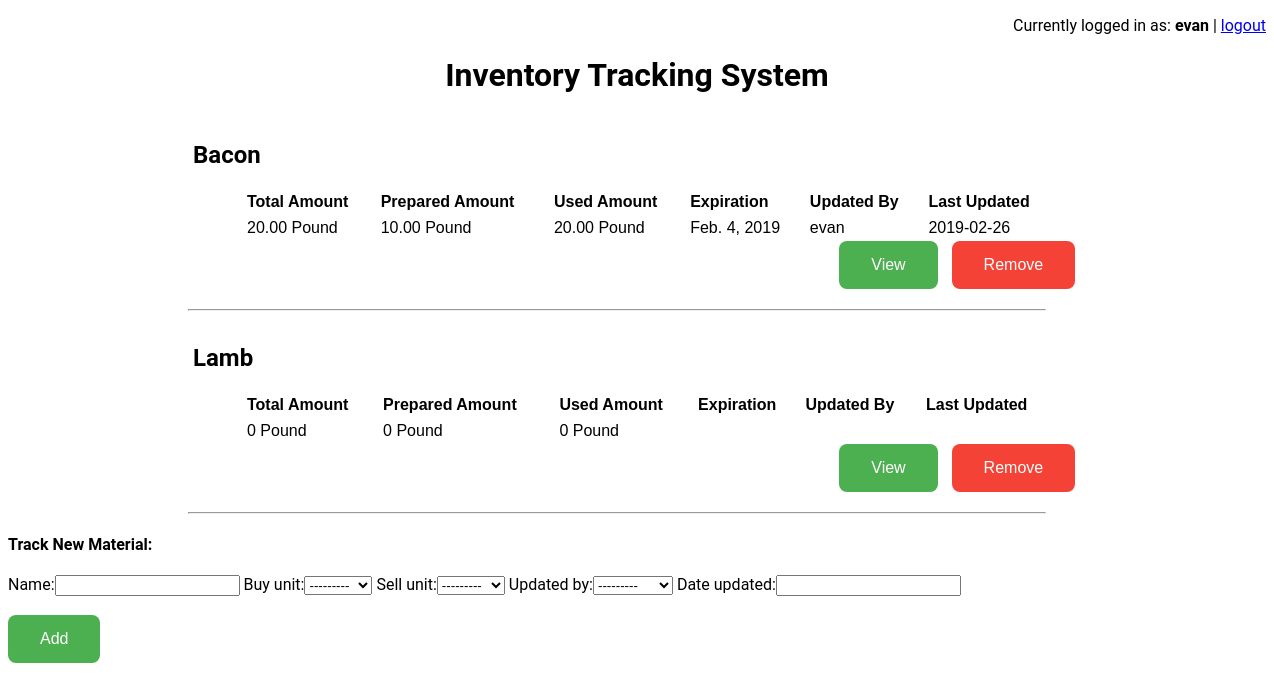
Screenshot of /is/material/ (signed in) with the database file from the repository.
### InventorySystem/models.py (models this page shows, shortened)
class MaterialType(models.Model):
    id = models.AutoField(primary_key=True)
    name = models.CharField(max_length=100)
    buy_unit = models.ForeignKey(UnitLookup, on_delete=models.CASCADE, related_name='buy_unit')
    sell_unit = models.ForeignKey(UnitLookup, on_delete=models.CASCADE, related_name='sell_unit')
    updated_by = models.ForeignKey(User, null=True, on_delete=models.CASCADE)
    date_updated = models.DateField(null=True)
    '''buy_unit_cost = models.DecimalField(max_digits=6, decimal_places=2)'''
    '''sell_unit_cost = models.DecimalField(max_digits=6, decimal_places=2)'''

class UnitLookup(models.Model):
    id = models.AutoField(primary_key=True)
    name = models.CharField(max_length=15)
    def __str__(self):
        return self.name

class Material(models.Model):
    id = models.AutoField(primary_key=True)
    initial_amount = models.DecimalField(max_digits=6, decimal_places=2)
    current_amount = models.DecimalField(max_digits=6, decimal_places=2)
    prepared_amount = models.DecimalField(max_digits=6, decimal_places=2)
    expiration_date = models.DateField()
    '''notification_days = models.IntegerField()'''
    material_type = models.ForeignKey(MaterialType, on_delete=models.CASCADE)
    '''restaurant = models.ForeignKey(Restaurant, on_delete=models.CASCADE)'''

### InventorySystem/views.py (the view)
# urls.py: path('material/', total_amounts),
def total_amounts(request):
    materials = []
    for material_type in MaterialType.objects.all():
        material_obj = {'name': material_type.name}
        material_obj['id'] = material_type.id
        total_amount = 0
        prepared_amount = 0
        total_initial_amount = 0
        used_amount = 0
        if len(Material.objects.filter(material_type=material_type)) == 0:
            material_obj['total_amount'] = 0
            material_obj['prepared_amount'] = 0
            material_obj['used_amount'] = 0
            material_obj['buy_unit'] = material_type.buy_unit
            materials.append(material_obj)
            continue
        earliest_expiration_material = Material.objects.filter(material_type=material_type).latest('-expiration_date')
        expiration_date = earliest_expiration_material.expiration_date
        material_obj['expiration_date'] = expiration_date
        for material in Material.objects.filter(material_type=material_type):
            total_amount += material.current_amount
            prepared_amount += material.prepared_amount
            total_initial_amount += material.initial_amount
        used_amount = total_initial_amount - total_amount
        material_obj['total_amount'] = total_amount
        material_obj['prepared_amount'] = prepared_amount
        material_obj['used_amount'] = used_amount
        material_obj['buy_unit'] = material_type.buy_unit.name
        material_obj['updated_by'] = material_type.updated_by
        material_obj['date_updated'] = material_type.date_updated.strftime('%Y-%m-%d')
        materials.append(material_obj)
    return render(request, 'total_amount.html', {'materials': materials, 'form': {'mat': {'id': 0}, 'form': MaterialTypeForm()}})

### templates/total_amount.html (shortened to what this page needs)
<!DOCTYPE html>
<html lang="en">
<head>
</head>
<body>
    {% block content %}
    {% if user.is_authenticated %}
        <div>
            <div class = log-out>
                <p>Currently logged in as:
                    <b>
                        {{ request.user.username }}
                    </b>
                    |
                    <a href="{% url 'logout' %}">logout</a>
                </p>
             </div>
            <h1>Inventory Tracking System</h1>
        </div>
        {% for material in materials %}
            <div class="material-span">
                <h2>{{ material.name }}</h2>
                <div class="material-card">
                    <table>
                        <tr>
                            <th>Total Amount</th>
                            <th>Prepared Amount</th>
                            <th>Used Amount</th>
                            <th>Expiration</th>
                            <th>Updated By</th>
                            <th>Last Updated</th>
                        </tr>
                        <tr>
                            <td>{{ material.total_amount }} {{ material.buy_unit}}</td>
                            <td>{{ material.prepared_amount }} {{ material.buy_unit }}</td>
                            <td>{{ material.used_amount }} {{ material.buy_unit }}</td>
                            <td>{{ material.expiration_date }}</td>
                            <td>{{ material.updated_by }}</td>
                            <td>{{ material.date_updated}}</td>
                        </tr>
                    </table>
                </div>
                <div class="button-div"><form>
                    <button class="page-button" type="submit" formaction="/is/material/summary/{{ material.name }}">View</button>
                    <button class="delete-button" type="submit" formaction="/is/material/type/remove/{{ material.id }}">Remove</button>
                </form></div>
            </div>
            <div class = "hr-div"><hr></div>
        {% endfor %}
           <h4>Track New Material:</h4>
            <form class="material-form new-form" method="post" action="/is/material/type/update/{{ form.mat.id }}">
                {{ form.form }}
                <br/>
                <div class = "add-button-div">
                    <br/>
                     <button class="page-button" type="submit">Add</button>
                </div>
            </form>
    {% else %}
        <p>You are not logged in</p>
        <a href="{% url 'login' %}">login</a>
    {% endif %}
    {% endblock %}
</body>
</html>

### templates/total_amount.html (style rules this page uses)
body { font-family: "Roboto", "Lucida Grande", Verdana, Arial, sans-serif; }
h1 { text-align: center; }
table { font-family: arial, sans-serif; border-collapse: collapse; width: 80%; }
td, th { text-align: left; padding: 4px }
.material-card { display: flex; flex-direction: row; justify-content: space-between; width: 90%; margin-left: 50px; }
.material-span { margin-bottom: 15px; padding: 5px; border-radius: 10px; width: 90%; align-self: center; margin-left: 180px; }
.log-out { text-align: right; }
.page-button { background-color: #4CAF50; border: none; color: white; padding: 15px 32px; text-align: center; text-decoration: none; display: inline-block; font-size: 16px; border-radius: 8px; }
.delete-button { background-color: #f44336; border: none; color: white; padding: 15px 32px; text-align: center; text-decoration: none; display: inline-block; font-size: 16px; border-radius: 8px; margin-left: 10px; transition: 0.5s; }
.button-div { display: flex; flex-direction: row; justify-content: flex-end; margin-right: 250px; }
.hr-div { margin-left: 180px; margin-right: 220px; }

### rows the page displays
UnitLookup: name "Lamb", total_amount "0", buy_unit "Pound", prepared_amount "0", used_amount "0"

### other values shown
{{ request.user.username }} "evan"
{{ material.name }} "Bacon"
{{ material.total_amount }} "20.00"
{{ material.buy_unit }} "Pound"
{{ material.prepared_amount }} "10.00"
{{ material.used_amount }} "20.00"
{{ material.expiration_date }} "Feb. 4, 2019"
{{ material.updated_by }} "evan"
{{ material.date_updated }} "2019-02-26"
